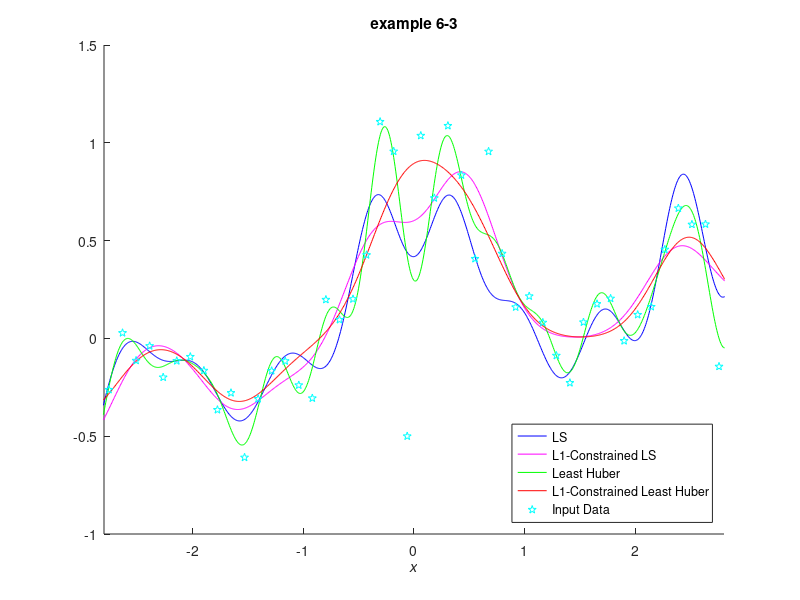

The MATLAB script that drew this image:
function eg06_3(n, N)
    % init
    rng(0, 'v5uniform'); rng(0, 'v5normal');
    % recommended, use it in future instead of
    % rand('state', 0); randn('state', 0);
    if nargin < 2
        n = 50; N = 1000;
    end

    % constant
    x = linspace(-3, 3, n)';
    X = linspace(-3, 3, N)';
    pix = pi * x;
    y = sin(pix) ./ (pix) + 0.1 * x + 0.2 * randn(n, 1);
    y(n / 2) = -0.5;

    hh = 2 * 0.3 ^ 2;
    l = 0.1;
    e = 0.1;
    t0 = randn(n, 1);
    x2 = x .^ 2;
    X2 = X .^ 2;
    k = exp(-(repmat(x2, 1, n) + repmat(x2', n, 1) - 2 * x * x') / hh);
    K = exp(-(repmat(X2, 1, n) + repmat(x2', N, 1) - 2 * X * x') / hh);

    % Least Square Loss Regression, (\lambda, \eta) = (0, \inf)
    for o = 1 : (n * 10000)
        index = ceil(rand * n);
        ki = exp(-(x - x(index)) .^ 2 / hh);
        t = t0 - e * ki * (ki' * t0 - y(index));
        if norm(t - t0) < 1e-7, break, end
        t0 = t;
    end
    F1 = K * t;

    % L1-Constrained Least Square Loss Regression, (\lambda, \eta) = (0.1, \inf)
    k2 = k ^ 2; ky = k * y;
    t0 = randn(n, 1);
    for o = 1 : (n * 1000)
        t = (k2 + l * pinv(diag(abs(t0)))) \ ky;
        if norm(t - t0) < 1e-4, break, end
        t0 = t;
    end
    F2 = K * t;

    % Least Huber Loss Regression, (\lambda, \eta) = (0, 0.1)
    t0 = randn(n, 1);
    for o = 1 : 1000
        r = abs(k * t0 - y);
        w = ones(n, 1); w(r > e) = e ./ r(r > e);
        Z = k * (repmat(w, 1, n) .* k);
        t = (Z + 0.000001 * eye(n)) \ (k * (w .* y));
        if norm(t - t0) < 1e-4, break, end
        t0 = t;
    end
    F3 = K * t;

    % L1-Constrained Least Huber Loss Regression, (\lambda, \eta) = (0.1, 0.1)
    t0 = randn(n, 1);
    for o = 1 : 1000
        r = abs(k * t0 - y);
        w = ones(n, 1); w(r > e) = e ./ r(r > e);
        Z = k * (repmat(w, 1, n) .* k) + l * pinv(diag(abs(t0)));
        t = (Z + 0.1 * eye(n)) \ (k * (w .* y));
        if norm(t - t0) < 1e-3, break, end
        t0 = t;
    end
    F4 = K * t;

    figure('Name', 'example 6-3'); clf; hold on;
    axis([-2.8 2.8 -1 1.5]); xlabel('\itx');
    title('example 6-3');
    plot(X, F1, 'b-', X, F2, 'm-', X, F3, 'g-', X, F4, 'r-', x, y, 'cp');
    legend('LS', 'L1-Constrained LS', ...
        'Least Huber', 'L1-Constrained Least Huber', ...
        'Input Data', 'Location', 'southeast');
    saveas(gcf, 'eg06_3', 'png');